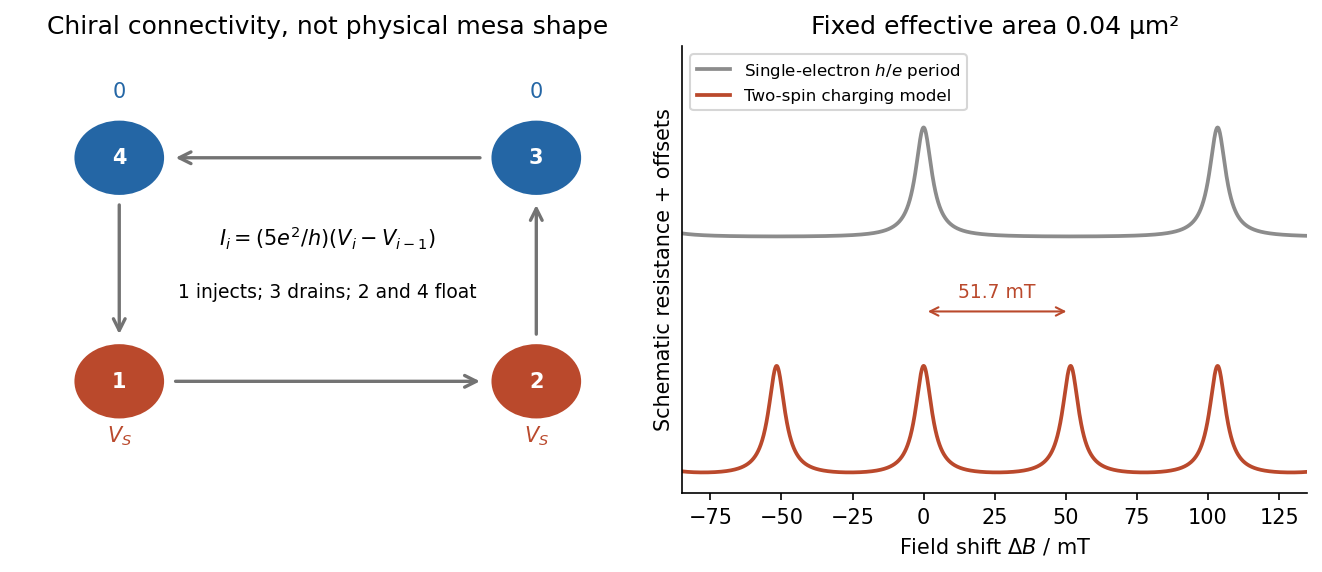

Write Python code to recreate this figure.
"""Original explanatory model/schematic; no source figure or data copied.
Tested with Python 3.14, NumPy 2.3.5 and Matplotlib 3.10.7.
Writes its same-basename PNG in the current working directory.
"""
from pathlib import Path
import numpy as np
import matplotlib
matplotlib.use("Agg")
import matplotlib.pyplot as plt
from matplotlib.patches import Rectangle,Circle,FancyArrowPatch
plt.rcParams.update({"font.size":10,"axes.spines.top":False,"axes.spines.right":False})

fig,axes=plt.subplots(1,2,figsize=(8.7,3.7),constrained_layout=True)
ax=axes[0];pos=np.array([[-1,-.65],[1,-.65],[1,.65],[-1,.65]])
for i,(x,y)in enumerate(pos):
    j=(i+1)%4;xx,yy=pos[j];vec=np.array([xx-x,yy-y]);unit=vec/np.linalg.norm(vec)
    a=np.array([x,y])+.25*unit;b=np.array([xx,yy])-.25*unit
    ax.add_patch(FancyArrowPatch(a,b,arrowstyle="->",mutation_scale=14,color=".45",lw=1.6))
    col="#ba492c"if i<2 else"#2466a5"
    ax.add_patch(Circle((x,y),.21,color=col))
    ax.text(x,y,str(i+1),color="white",ha="center",va="center",weight="bold")
    ax.text(x,y+(.35 if y>0 else-.35),r"$V_S$"if i<2 else r"$0$",ha="center",color=col)
ax.text(0,.14,r"$I_i=(5e^2/h)(V_i-V_{i-1})$",ha="center",fontsize=10)
ax.text(0,-.16,"1 injects; 3 drains; 2 and 4 float",ha="center",fontsize=9)
ax.set(xlim=(-1.5,1.5),ylim=(-1.3,1.3),title="Chiral connectivity, not physical mesa shape");ax.axis("off")
ax=axes[1];x=np.linspace(-85,135,1800);period=103.391692423
for per,off,col,label in [(period,1.2,".55",r"Single-electron $h/e$ period"),(period/2,0,"#ba492c",r"Two-spin charging model")]:
    peaks=sum(1/(1+((x-j*per)/3.5)**2)for j in range(-5,6))
    ax.plot(x,off+.55*peaks,color=col,lw=1.8,label=label)
ax.annotate("",xy=(period/2,.83),xytext=(0,.83),arrowprops=dict(arrowstyle="<->",color="#ba492c"))
ax.text(period/4,.9,"51.7 mT",ha="center",color="#ba492c",fontsize=9)
ax.set(xlim=(-85,135),ylim=(-.08,2.16),xlabel=r"Field shift $\Delta B$ / mT",ylabel="Schematic resistance + offsets",title="Fixed effective area 0.04 μm²",yticks=[])
ax.legend(loc="upper left",fontsize=8)

fig.savefig(Path(__file__).stem+".png",dpi=150,facecolor="white",bbox_inches="tight")
plt.close(fig)
